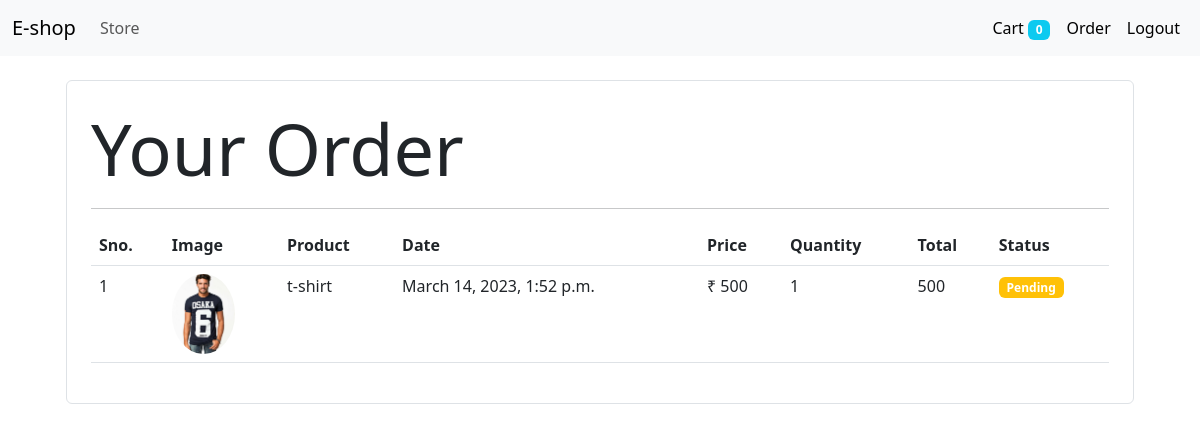
Page /order (signed in) on the committed database.
### store/models/orders.py (models this page shows)
class Order(models.Model):
    product=models.ForeignKey(Product, on_delete=models.CASCADE)
    customer = models.ForeignKey(Customer, on_delete=models.CASCADE)
    quantity = models.IntegerField(default=1)
    price = models.IntegerField()
    address = models.CharField(max_length=50, default='', blank=True)
    mobile = models.CharField(max_length=50, default='', blank=True)
    date = models.DateTimeField(default=datetime.datetime.today)
    status = models.BooleanField(default=False)
    @staticmethod
    def get_order_by_customer(customer_id):
        return Order.objects.filter(customer = customer_id).order_by('-date')

### store/models/product.py (models this page shows, shortened)
class Product(models.Model):
    name=models.CharField(max_length=50)
    price=models.IntegerField(default=0)
    category=models.ForeignKey(Category, on_delete=models.CASCADE, default=1)
    description = models.CharField(max_length=200, default='', null=True, blank=True)
    image= models.ImageField(upload_to='uploads/products/')

### store/middleware/auth.py (the view)
    def middleware(request):
        returnUrl = request.META['PATH_INFO']
        if not request.session.get('customer'):
            return redirect(f'login?return_url={returnUrl}')
        response = get_response(request)
        return response

### store/templatetags/custom_filter.py (called while the page is built)
@register.filter(name='currency')
def currency(number):
    return "₹ "+str(number)

@register.filter(name='multiply')
def multiply(number, number1):
    return number * number1

### store/views/order.py (called while the page is built)
    def get(self, request):
        customer = request.session.get('customer')
        orders = Order.get_order_by_customer(customer)
        return render(request, 'order.html', {'orders': orders})

### store/templates/order.html (shortened to what this page needs)
{% extends 'base.html' %}
{% block content  %}
{% load cart%}
{% load custom_filter%}
    <div class="container">
       <div class="border rounded p-4 m-4">
        <p class="display-2 pl-4 ml-4">
            Your Order
        </p>
        <hr>
        <table class="table">
            <thead>
              <tr>
                <th scope="row">Sno.</th>
                <th>Image</th>
                <th>Product</th>
                <th>Date</th>
                <th>Price</th>
                <th>Quantity</th>
                <th>Total</th>
                <th>Status</th>
              </tr>
            </thead>
            <tbody>
                {%for order in orders%}
                <tr>
                    <td>{{forloop.counter}}</td>
                    <td><img style="height: 80px;" class="rounded-circle"
                        src="{{order.product.image.url}}" alt=""/></td>
                    <td>{{order.product.name}}</td>
                    <td>{{order.date}}</td>
                    <td>{{order.price|currency}}</td>
                    <td>{{order.quantity}}</td>
                    <td>{{order.quantity|multiply:order.price}}</td>
                    {% if order.status %}
                        <td><small class="badge bg-success">Completed</small></td>
                    {% else %}
                    <td><small class="badge bg-warning">Pending</small></td>
                    {% endif %}
                </tr>
              {%endfor%}
            </tbody>
          </table>
    </div>
{% endblock  %}

### rows in the picture
Order: product.image (picture), product.name "t-shirt", date "March 14, 2023, 1:52 p.m.", price "₹ 500", quantity "1", quantity|multiply "500", status "Pending"

### other values in the picture
{{ request.session.cart.keys|length }} "0"
